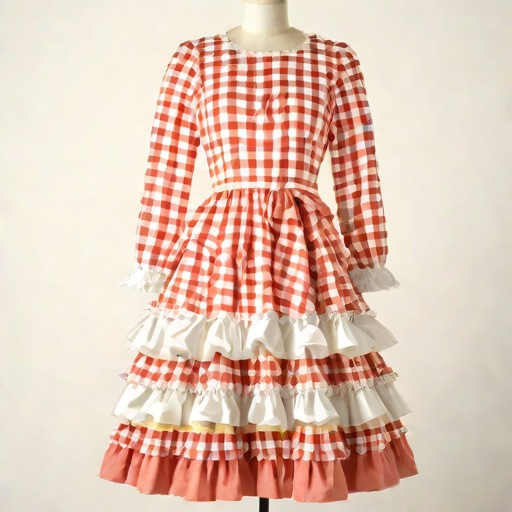
#> input picture dataset/raw/generated-dresses/images_original/dress-0007.jpg, 512 x 512 px
$ python -i make_eval_queries.py   (imports and definitions only)
#> lines starting #> are read from the running program, lines starting #| are printed output that depends on the picture; after the words box and inside, x2 and y2 are one past the last pixel; in counts of white or black regions, pixels touching at a corner belong together
### ai-service/app/services/foreground.py
"""Weight-free foreground (garment) estimation.

Used for colour/pattern descriptors and for the default `foreground` garment-isolation mode.
No neural network and no download: it must work on any laptop.

Cues, combined in this order:
  1. background model  - colours seen on the image border (two clusters, so gradient / two-tone
                         backdrops work); pixels far from every border colour are garment
  2. shadow removal    - pixels that are only DARKER than the background with the same hue
                         (cast shadows) are treated as background
  3. edge evidence     - for white-on-white or low-contrast photos the colour cue finds almost
                         nothing; closed edge contours are filled to recover the garment outline
  4. main region       - small disconnected blobs away from the centre (bags, jewellery, props)
                         are removed
  5. GrabCut (optional, refine=True) - OpenCV's graph-cut segmentation initialised from the
                         estimate above; sharper boundaries, ~20-60 ms at 256 px
  6. fallback          - the original single-colour method, then a centred ellipse
"""
from __future__ import annotations

from dataclasses import dataclass

import cv2
import numpy as np
from PIL import Image

WORK_SIZE = 256
# Catalogue features and the cv-baseline encoder stay on fg-v2 so existing stored features/embeddings remain
# valid (no forced recompute). Query-time segmentation uses fg-v3 (low-contrast retry, noise-scaled
# backdrop test). Switch catalogue features later with CATALOGUE_FOREGROUND=v3 + recompute_features.py.
FOREGROUND_VERSION = "fg-v2"
FOREGROUND_VERSION_LATEST = "fg-v3"


def rgb_to_lab(rgb: np.ndarray) -> np.ndarray:
    """uint8 RGB (..., 3) -> float LAB in the usual ranges (L 0-100, a/b ~ -128..127)."""
    flat = rgb.reshape(-1, 1, 3).astype(np.uint8)
    lab = cv2.cvtColor(flat, cv2.COLOR_RGB2LAB).astype(np.float32).reshape(rgb.shape)
    lab[..., 0] = lab[..., 0] * (100.0 / 255.0)
    lab[..., 1] -= 128.0
    lab[..., 2] -= 128.0
    return lab


@dataclass
class Foreground:
    rgb: np.ndarray        # working-size RGB uint8
    mask: np.ndarray       # bool garment mask
    method: str            # which cue produced the mask
    confidence: float      # 0..1 heuristic quality of the mask


def _small(img: Image.Image, size: int) -> np.ndarray:
    small = img.copy()
    small.thumbnail((size, size), Image.Resampling.BILINEAR)
    return np.asarray(small.convert("RGB"), dtype=np.uint8)


def _border(lab: np.ndarray) -> np.ndarray:
    h, w = lab.shape[:2]
    b = max(2, min(h, w) // 25)
    return np.concatenate([lab[:b].reshape(-1, 3), lab[-b:].reshape(-1, 3),
                           lab[:, :b].reshape(-1, 3), lab[:, -b:].reshape(-1, 3)])


def _clean(mask: np.ndarray, k: int = 5) -> np.ndarray:
    m = mask.astype(np.uint8) * 255
    kernel = np.ones((k, k), np.uint8)
    m = cv2.morphologyEx(m, cv2.MORPH_OPEN, kernel)
    m = cv2.morphologyEx(m, cv2.MORPH_CLOSE, kernel, iterations=2)
    # fill interior holes (e.g. a white motif on the garment that matches the backdrop)
    cnts, _ = cv2.findContours(m, cv2.RETR_EXTERNAL, cv2.CHAIN_APPROX_SIMPLE)
    filled = np.zeros_like(m)
    cv2.drawContours(filled, cnts, -1, 255, thickness=cv2.FILLED)
    return filled > 0


def _main_region(mask: np.ndarray) -> np.ndarray:
    """Keep the largest component plus components that are big or near the centre."""
    n, labels, stats, cents = cv2.connectedComponentsWithStats(mask.astype(np.uint8), 8)
    if n <= 2:
        return mask
    h, w = mask.shape
    areas = stats[1:, cv2.CC_STAT_AREA]
    largest = int(np.argmax(areas)) + 1
    keep = np.zeros(n, bool)
    keep[largest] = True
    for i in range(1, n):
        cx, cy = cents[i]
        central = abs(cx - w / 2) < w * 0.25 and abs(cy - h / 2) < h * 0.3
        if areas[i - 1] >= 0.25 * areas[largest - 1] or (central and areas[i - 1] >= 0.05 * areas[largest - 1]):
            keep[i] = True
    return keep[labels]


def _colour_mask(lab: np.ndarray, thresh_override: float | None = None, v2: bool = False) -> tuple[np.ndarray, float, bool]:
    """Returns (mask, border spread, fills_frame). fills_frame = the dominant border colour also
    dominates the image centre, i.e. the garment itself touches the edges (close-up / partial photo)."""
    border = _border(lab)
    h, w = lab.shape[:2]
    centre = lab[int(h * 0.3):int(h * 0.7), int(w * 0.3):int(w * 0.7)].reshape(-1, 3)
    # two background clusters (gradient / two-tone backdrops, floor + wall)
    crit = (cv2.TERM_CRITERIA_EPS + cv2.TERM_CRITERIA_MAX_ITER, 20, 0.5)
    k = 2 if len(border) >= 20 else 1
    cv2.setRNGSeed(0)  # OpenCV k-means uses a global RNG: seed it so the same photo always gives the same mask
    _, labels, centers = cv2.kmeans(border.astype(np.float32), k, None, crit, 2, cv2.KMEANS_PP_CENTERS)
    spreads = []
    dist = np.full(lab.shape[:2], np.inf, np.float32)
    fills_frame = False
    for c in range(k):
        members = border[labels.ravel() == c]
        share = len(members) / len(border)
        if share < 0.1:
            continue
        sp = float(np.median(np.linalg.norm(members - centers[c], axis=1)))
        spreads.append(sp)
        # "same colour as the backdrop" must respect the backdrop's own noise: on a perfectly uniform
        # black backdrop a near-black garment is still different (scale with spread, floor 4)
        near_centre = float((np.linalg.norm(centre - centers[c], axis=1) < (max(10.0, 2.5 * sp) if v2 else max(4.0, 3.0 * sp))).mean())
        if share >= 0.3 and near_centre > 0.5 and float(np.linalg.norm(centers[c] - [100, 0, 0])) > 8:
            # this "background" colour fills the centre too -> it is the garment, not a backdrop
            # (a near-white backdrop is excluded: that is the white-on-white case handled by edges)
            fills_frame = True
            continue
        d = np.linalg.norm(lab - centers[c], axis=2)
        # shadows: same hue as the backdrop, just darker -> shrink their distance
        dl = lab[..., 0] - centers[c][0]
        dab = np.linalg.norm(lab[..., 1:] - centers[c][1:], axis=2)
        shadow = (dl < 0) & (dl > -35) & (dab < 6)
        d = np.where(shadow, dab, d)
        dist = np.minimum(dist, d)
    spread = float(np.median(spreads)) if spreads else 5.0
    thresh = thresh_override if thresh_override is not None else max(10.0, 2.5 * spread)
    return dist > thresh, spread, fills_frame


def _border_touch(mask: np.ndarray) -> float:
    return float(np.concatenate([mask[0], mask[-1], mask[:, 0], mask[:, -1]]).mean())


# [8 lines left out: function _edge_mask, not called in this run]


def _nested(lab: np.ndarray, mask: np.ndarray, method: str) -> tuple[np.ndarray, str]:
    """Product photo inside a larger scene (e.g. a catalogue shot on a table, a screenshot on a
    page): the first mask is the whole inner photo. If that region has its own uniform backdrop,
    segment again inside it."""
    ys, xs = np.where(mask)
    y0, y1, x0, x1 = ys.min(), ys.max() + 1, xs.min(), xs.max() + 1
    if (y1 - y0) < 32 or (x1 - x0) < 32:
        return mask, method
    sub = lab[y0:y1, x0:x1]
    border = _border(sub)
    bg = np.median(border, axis=0)
    spread = float(np.median(np.linalg.norm(border - bg, axis=1)))
    if spread > 4:  # inner region has no uniform backdrop -> it is the garment itself
        return mask, method
    inner = _clean(np.linalg.norm(sub - bg, axis=2) > max(10.0, 2.5 * spread)) & mask[y0:y1, x0:x1]
    if not 0.1 <= inner.mean() <= 0.9:
        return mask, method
    out = np.zeros_like(mask)
    out[y0:y1, x0:x1] = _main_region(inner)
    return out, method + "+nested"


# [10 lines left out: function _fill_outline, not called in this run]


def _ellipse(h: int, w: int) -> np.ndarray:
    yy, xx = np.ogrid[:h, :w]
    return ((yy - h / 2) / (h * 0.42)) ** 2 + ((xx - w / 2) / (w * 0.38)) ** 2 <= 1.0


# [17 lines left out: function _grabcut, not called in this run]


def estimate_foreground(img: Image.Image, size: int = WORK_SIZE, refine: bool = False, version: str = "v3") -> Foreground:
    """version="v2" reproduces the v2 behaviour exactly (catalogue features, cv-baseline vectors)."""
    v2 = version == "v2"
    rgb = _small(img, size)
    lab = rgb_to_lab(rgb)
    h, w = lab.shape[:2]
    cmask, spread, fills_frame = _colour_mask(lab, v2=v2)
    if fills_frame and cmask.mean() > 0.95:
        # close-up / partial photo: the garment colour fills the border AND the centre and no other
        # backdrop colour exists, so the whole frame is garment. (If a second backdrop colour exists,
        # e.g. white at the sides, the normal path below already separates garment from it.)
        return Foreground(rgb, np.ones_like(cmask), "full_frame", 0.6)
    mask = _main_region(_clean(cmask))
    frac = float(mask.mean())
    method, conf = "colour", 0.85 if spread < 6 else 0.65   # busy backdrops lower confidence
    if 0.05 <= frac <= 0.9:
        mask, method = _nested(lab, mask, method)

    if not v2 and frac < 0.05 and spread < 3.0:
        # very uniform backdrop but almost nothing found: low-contrast garment (black on near-black,
        # navy on black). Retry with a threshold scaled to the backdrop's own noise level.
        cm2, _, _ = _colour_mask(lab, thresh_override=max(4.0, 3.0 * spread))
        lmask = _main_region(_clean(cm2))
        lfrac = float(lmask.mean())
        if 0.05 <= lfrac <= 0.95 and _border_touch(lmask) < 0.15:
            mask, frac, method, conf = lmask, lfrac, "colour_lowcontrast", 0.6
    if frac < 0.05:
        # very low contrast (e.g. white dress on white): try the outline instead
        emask = _main_region(_edge_mask(lab))
        if not v2:
            emask = _fill_outline(emask)  # an outline is not a garment: fill the closed contour
        efrac = float(emask.mean())
        if 0.05 <= efrac <= 0.95 and _border_touch(emask) < 0.15:
            mask, frac, method, conf = emask, efrac, "edges", 0.55
    if frac < 0.05 or frac > 0.97:
        mask, method, conf = _ellipse(h, w), "centre_ellipse", 0.2
    elif refine:
        gmask = _grabcut(rgb, mask)
        if gmask is not None and 0.05 <= gmask.mean() <= 0.97:
            # accept GrabCut only if it broadly agrees with the estimate (IoU), else keep the estimate
            inter = float((gmask & mask).sum()); union = float((gmask | mask).sum()) or 1.0
            if inter / union > 0.5:
                if not v2:
                    # GrabCut cannot keep pixels on the image border: restore the estimate there so a
                    # garment that runs off the frame (close-up / partial photo) keeps its edge rows
                    band = np.zeros_like(mask)
                    b = max(2, int(0.03 * max(h, w)))
                    band[:b, :] = band[-b:, :] = band[:, :b] = band[:, -b:] = True
                    gmask = gmask | (mask & band)
                mask, method, conf = gmask, method + "+grabcut", min(0.95, conf + 0.1)
    return Foreground(rgb, mask, method, conf)


def foreground_mask(img: Image.Image, size: int = WORK_SIZE, version: str = "v2") -> tuple[np.ndarray, np.ndarray]:
    """Backward-compatible API: (rgb_small uint8 HxWx3, mask bool HxW). Defaults to the v2 behaviour
    because cv-baseline embeddings and catalogue features stored by v2 depend on it."""
    fg = estimate_foreground(img, size, version=version)
    return fg.rgb, fg.mask


# [20 lines left out: functions legacy_foreground_mask, crop_to_mask, not called in this run]


def mask_iou(a: np.ndarray, b: np.ndarray) -> float:
    inter = float((a & b).sum()); union = float((a | b).sum())
    return inter / union if union else 0.0

### ai-service/scripts/make_eval_queries.py
"""Create evaluation queries with KNOWN answers from catalogue images.

For a sample of catalogue products we synthesise "customer-like" photos:
    background  - garment pasted onto a coloured / textured background (same product, different background)
    angle       - rotation + perspective warp (same product, different angle)
    partial     - only part of the garment visible
    clutter     - extra objects in the photo (multiple objects)
    lighting    - darker / warmer, slight blur and JPEG compression (phone-photo look)
Ground truth = the source product. These are augmentations, NOT real customer photos; for
true street-to-shop evaluation add a query CSV built from DeepFashion2 or your own photos
(format: query_path,product_id,transform) and pass it to evaluate.py --queries.

    python scripts/make_eval_queries.py --n 60
"""
from __future__ import annotations

import argparse
import csv
import random
import shutil
from pathlib import Path

import numpy as np
from PIL import Image, ImageDraw, ImageEnhance, ImageFilter

from _common import CATALOGUE_CSV, DATASET_DIR, PRODUCTS_DIR
from app.services.foreground import foreground_mask

OUT = DATASET_DIR / "evaluation" / "queries"
TRANSFORMS = ["background", "angle", "partial", "clutter", "lighting"]
EXTRA_TRANSFORMS = ["occlusion"]  # opt-in: adding it changes the query set (old baselines stay comparable)


def _garment_rgba(img: Image.Image) -> Image.Image:
    rgb, mask = foreground_mask(img, size=max(img.size))
    m = Image.fromarray((mask * 255).astype(np.uint8)).resize(img.size).filter(ImageFilter.GaussianBlur(1.5))
    out = img.convert("RGBA"); out.putalpha(m)
    return out


# [112 lines left out: functions _background, transform, _perspective, split_for, main, not called in this run]


# [2 lines not run here, left out]

>>> from PIL import Image
>>> picture = Image.open('../../dataset/raw/generated-dresses/images_original/dress-0007.jpg')
#> picture is the input picture: PIL image 512x512 RGB; mean R, G, B 226.1, 197, 181.3
>>> result = _garment_rgba(picture)
#> in rgb_to_lab, `lab[..., 2] -= 128.0`:
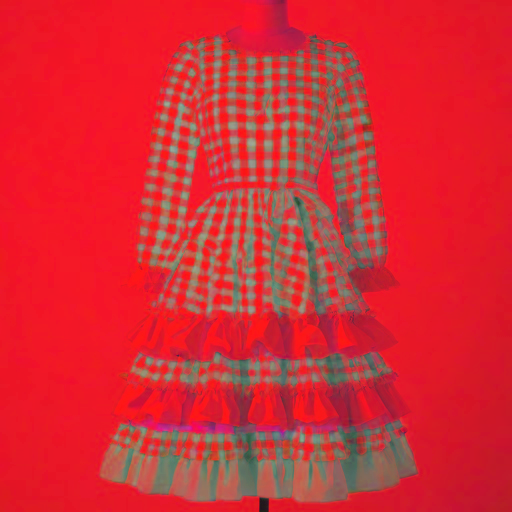
#> lab: shape (512, 512, 3) float32; mean R, G, B 81.8, 8.9, 13; drawn with min black and max white
#> in _colour_mask, `k = 2 if len(border) >= 20 else 1`: k = 2
#> in _colour_mask, `_, labels, centers = cv2.kmeans(border.astype(np.float32), k, None, cr..`: centers = [[88.39, -0.099, 7.31], [57.06, 27.53, 24.99]]
#> the loop in _colour_mask, `for c in range(k):` made 2 passes
#> (share, sp, near_centre) on pass 1: (0.958, 4.6, 0.284)
#> share on pass 2: 0.0419
#> pass 1, in _colour_mask, `shadow = (dl < 0) & (dl > -35) & (dab < 6)`:
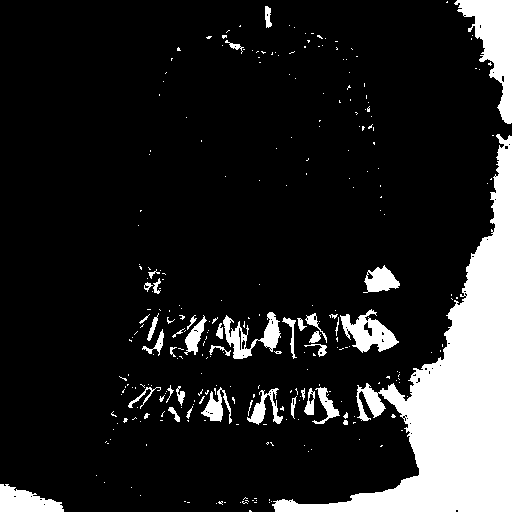
#> shadow: shape (512, 512) bool; 14.6% white; 284 white regions (242 under 20 px), largest, box (x1, y1, x2, y2) and area: (272, 134, 512, 512) 26436, (454, 0, 512, 124) 3210, (340, 309, 399, 353) 1241
#> after the loop in _colour_mask, `for c in range(k):`:
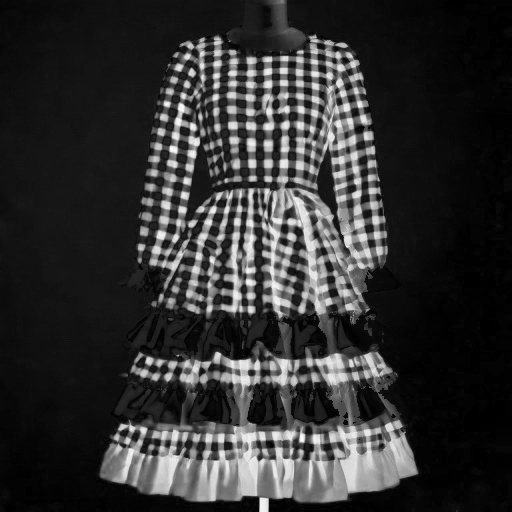
#> dist: shape (512, 512) float32; min 0.329, max 89, mean 17.5; drawn with min black and max white
#> after the loop in _colour_mask, `for c in range(k):`: spreads = [4.6]
#> in _colour_mask, `spread = float(np.median(spreads)) if spreads else 5.0`: spread = 4.6
#> in _colour_mask, `thresh = thresh_override if thresh_override is not None else max(10.0,..`: thresh = 11.5
#> in estimate_foreground, `cmask, spread, fills_frame = _colour_mask(lab, v2=v2)`: cmask: shape (512, 512) bool; 32.9% white; 226 white regions (184 under 20 px), largest, box (x1, y1, x2, y2) and area: (99, 0, 419, 512) 82717, (115, 385, 143, 415) 265, (247, 320, 267, 347) 232
#> in estimate_foreground, `cmask, spread, fills_frame = _colour_mask(lab, v2=v2)`: spread = 4.6; fills_frame = False
#> in _clean, `m = cv2.morphologyEx(m, cv2.MORPH_OPEN, kernel)`: m: shape (512, 512); 30.5% white; 21 white regions, largest, box (x1, y1, x2, y2) and area: (99, 0, 418, 512) 77824, (152, 275, 182, 309) 419, (249, 320, 267, 337) 198
#> in _clean, `m = cv2.morphologyEx(m, cv2.MORPH_CLOSE, kernel, iterations=2)`: m: shape (512, 512); 36.2% white; 3 white regions
#> in _clean, `cnts, _ = cv2.findContours(m, cv2.RETR_EXTERNAL, cv2.CHAIN_APPROX_SIMP..`: cnts = 3 contours; box (x1, y1, x2, y2) and area: (99, 0, 418, 512) 100548, (116, 391, 134, 413) 162, (208, 336, 214, 342) 24
#> in _clean, `cv2.drawContours(filled, cnts, -1, 255, thickness=cv2.FILLED)`: filled: shape (512, 512); 38.9% white; 3 white regions, box (x1, y1, x2, y2) and area: (99, 0, 418, 512) 101692, (116, 391, 134, 413) 192, (208, 336, 214, 342) 34
#> in _main_region, `n, labels, stats, cents = cv2.connectedComponentsWithStats(mask.astype..`:
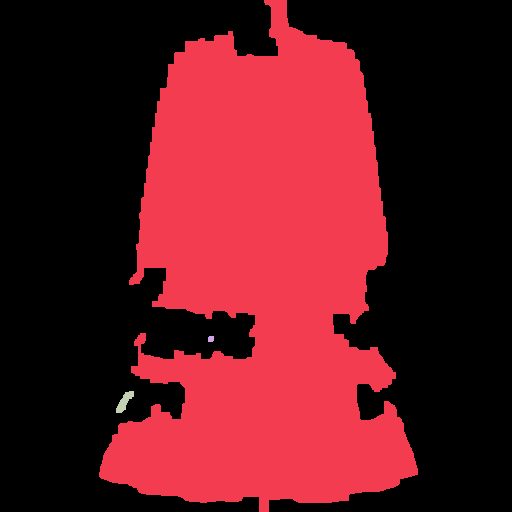
#> labels: shape (512, 512) int32; 4 distinct labels, from 0 to 3; one colour per label, 0 black
#> in _main_region, `n, labels, stats, cents = cv2.connectedComponentsWithStats(mask.astype..`: n = 4; stats = [[0, 0, 512, 512, 160226], [99, 0, 319, 512, 101692], [208, 336, 6, 6, 34], [116, 391, 18, 22, 192]]; cents = [[250.2, 241.2], [264, 277.7], [210.5, 338.5], [124.1, 401.3]]
#> in _main_region, `areas = stats[1:, cv2.CC_STAT_AREA]`: areas = [101692, 34, 192]
#> in _main_region, `largest = int(np.argmax(areas)) + 1`: largest = 1
#> the loop in _main_region, `for i in range(1, n):` made 3 passes
#> after the loop in _main_region, `for i in range(1, n):`: keep = [False, True, False, False]
#> in _main_region, `return keep[labels]`: returned value: shape (512, 512) bool; 38.8% white; 1 white region, box (x1, y1, x2, y2) and area: (99, 0, 418, 512) 101692
#> in estimate_foreground, `frac = float(mask.mean())`: frac = 0.388
#> in estimate_foreground, `method, conf = "colour", 0.85 if spread < 6 else 0.65`: method = 'colour'; conf = 0.85
#> in _nested, `y0, y1, x0, x1 = ys.min(), ys.max() + 1, xs.min(), xs.max() + 1`: y0 = 0; y1 = 512; x0 = 99; x1 = 418
#> in _nested, `sub = lab[y0:y1, x0:x1]`:
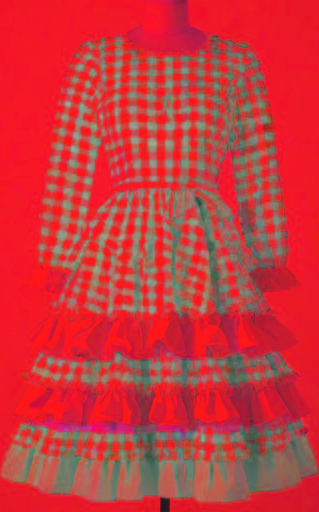
#> sub: shape (512, 319, 3) float32; mean R, G, B 76.6, 14.4, 16.6; drawn with min black and max white
#> in _nested, `bg = np.median(border, axis=0)`: bg = [92.94, 0, 7]
#> in _nested, `spread = float(np.median(np.linalg.norm(border - bg, axis=1)))`: spread = 2.97
#> in _clean (call 2), `m = mask.astype(np.uint8) * 255`: m: shape (512, 319); 56.9% white; 309 black regions (104 under 20 px), largest, box (x1, y1, x2, y2) and area: (0, 0, 169, 471) 29376, (188, 0, 319, 464) 19534, (0, 477, 160, 512) 2687
#> in _clean (call 2), `m = cv2.morphologyEx(m, cv2.MORPH_OPEN, kernel)`: m: shape (512, 319); 54.7% white; 197 black regions (43 under 20 px), largest, box (x1, y1, x2, y2) and area: (0, 0, 181, 471) 33713, (188, 0, 319, 467) 19776, (0, 477, 160, 512) 2687
#> in _clean (call 2), `m = cv2.morphologyEx(m, cv2.MORPH_CLOSE, kernel, iterations=2)`: m: shape (512, 319); 63.2% white; 14 black regions
#> in _clean (call 2), `cnts, _ = cv2.findContours(m, cv2.RETR_EXTERNAL, cv2.CHAIN_APPROX_SIMP..`: cnts = 1 contour; box (x1, y1, x2, y2) and area: (0, 0, 319, 512) 109492
#> in _clean (call 2), `cv2.drawContours(filled, cnts, -1, 255, thickness=cv2.FILLED)`: filled: shape (512, 319); 67.6% white; 4 black regions, box (x1, y1, x2, y2) and area: (0, 0, 169, 455) 29487, (188, 0, 319, 451) 19511, (0, 480, 160, 512) 2671, (170, 493, 273, 512) 1194
#> in _nested, `inner = _clean(np.linalg.norm(sub - bg, axis=2) > max(10.0, 2.5 * spre..`:
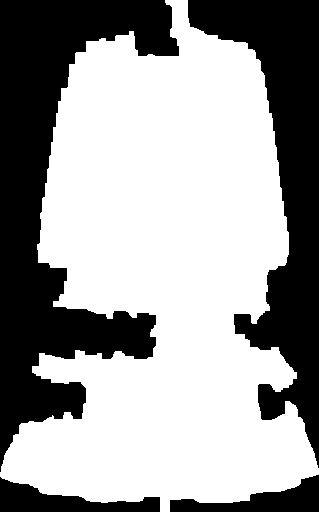
#> inner: shape (512, 319) bool; 62% white; 4 black regions, box (x1, y1, x2, y2) and area: (0, 0, 179, 472) 33635, (188, 0, 319, 468) 23240, (0, 477, 160, 512) 2723, (170, 475, 319, 512) 2541
#> in _nested, `out[y0:y1, x0:x1] = _main_region(inner)`: out: shape (512, 512) bool; 38.6% white; 1 white region, box (x1, y1, x2, y2) and area: (99, 0, 418, 512) 101189
#> in estimate_foreground, `mask, method = _nested(lab, mask, method)`: method = 'colour+nested'
#> in _garment_rgba, `out.putalpha(m)`:
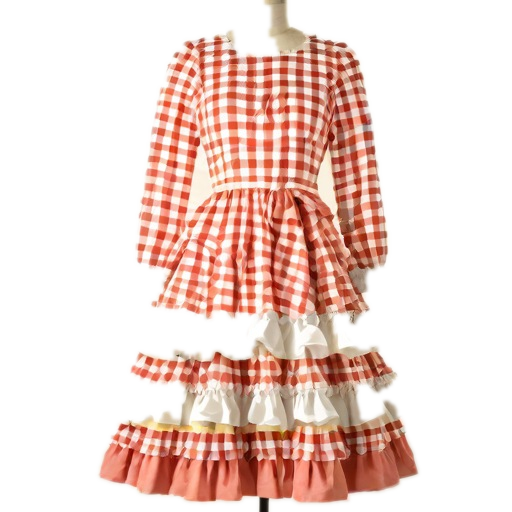
#> out: PIL image 512x512 RGBA; mean R, G, B, A 226.1, 197, 181.3, 98.4; transparent parts drawn white
